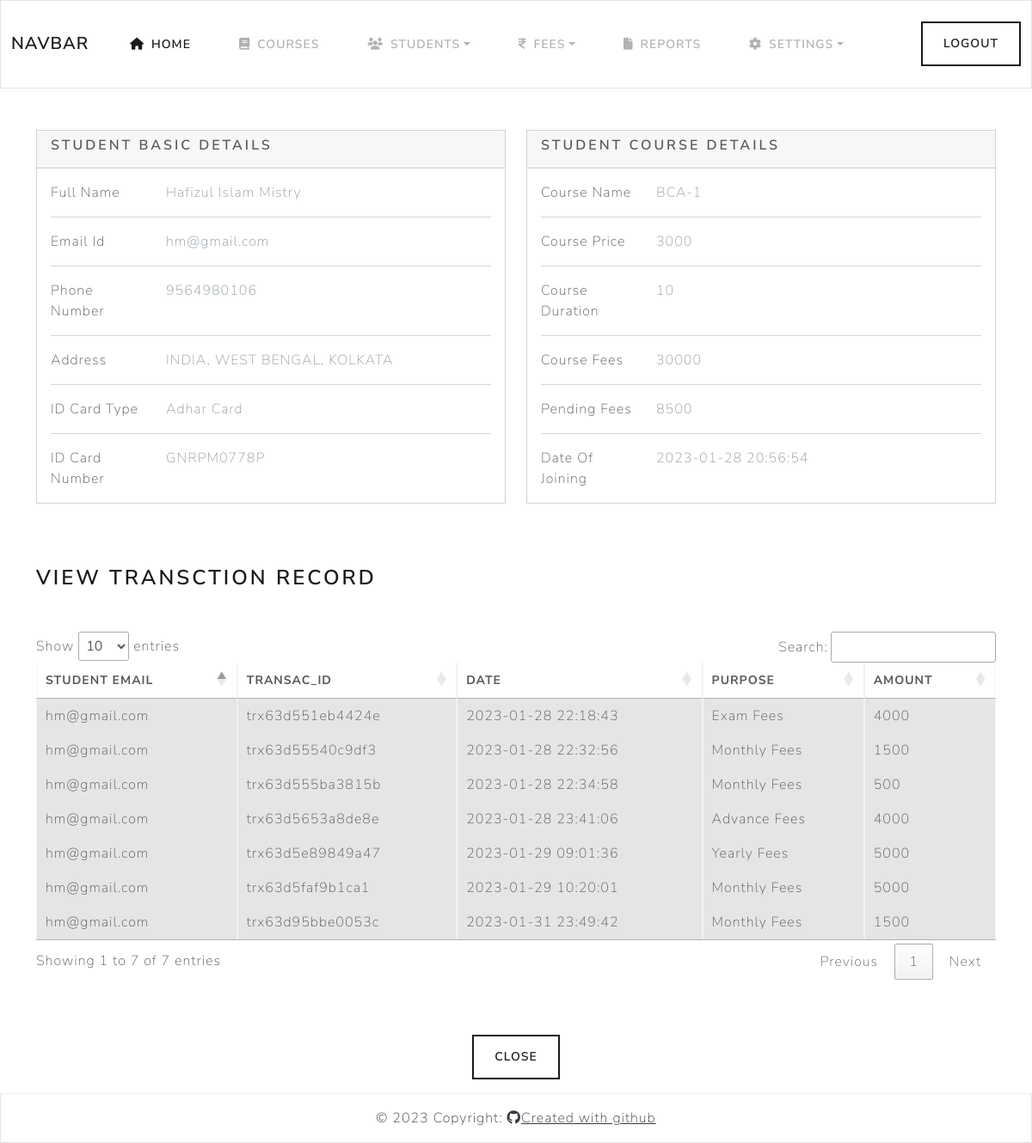
/admin/report_view.php?email=hm@gmail.com (signed in), run on the app's committed database.
### tables this page shows
CREATE TABLE `students` (
  `id` int(250) NOT NULL,
  `student_name` text NOT NULL,
  `student_email` varchar(250) NOT NULL,
  `student_phone` varchar(250) NOT NULL,
  `student_address` text NOT NULL,
  `student_identity` varchar(250) NOT NULL,
  `student_identity_number` varchar(250) NOT NULL,
  `student_course` varchar(250) NOT NULL,
  `student_course_price` int(250) NOT NULL,
  `course_duration` int(250) NOT NULL,
  `total_fees` int(250) NOT NULL,
  `pending_fees` int(250) NOT NULL,
  `date` datetime NOT NULL DEFAULT current_timestamp()
);

CREATE TABLE `transactions` (
  `id` int(250) NOT NULL,
  `trans_id` varchar(250) NOT NULL,
  `student_name` varchar(250) NOT NULL,
  `student_email` varchar(250) NOT NULL,
  `fees` int(250) NOT NULL,
  `fees_remark` varchar(250) NOT NULL,
  `date` datetime NOT NULL DEFAULT current_timestamp()
);

### admin/report_view.php (the view, shortened to what this page needs)
<?php
  include'header.php';
?>
<?php
  $email = $_GET['email'];
  $selectQuery = mysqli_query($conn, "SELECT * FROM `students` WHERE student_email = '$email'");
  $result = mysqli_fetch_assoc($selectQuery);
?>
<section>
  <div class="container py-5">
    <div class="row">
      <div class="col-lg-6">
        <div class="card mb-4">
          <div class="card-header">
            <h5>Student Basic Details</h5>
          </div>
          <div class="card-body">
            <div class="row">
              <div class="col-sm-3">
                <p class="mb-0">Full Name</p>
              </div>
              <div class="col-sm-9">
                <p class="text-muted mb-0"><?php echo $result['student_name']; ?></p>
              </div>
            </div>
            <hr>
            <div class="row">
              <div class="col-sm-3">
                <p class="mb-0">Email Id</p>
              </div>
              <div class="col-sm-9">
                <p class="text-muted mb-0"><?php echo $result['student_email']; ?></p>
              </div>
            </div>
            <hr>
            <div class="row">
              <div class="col-sm-3">
                <p class="mb-0">Phone Number</p>
              </div>
              <div class="col-sm-9">
                <p class="text-muted mb-0"><?php echo $result['student_phone']; ?></p>
              </div>
            </div>
            <hr>
            <div class="row">
              <div class="col-sm-3">
                <p class="mb-0">Address</p>
              </div>
              <div class="col-sm-9">
                <p class="text-muted mb-0"><?php echo $result['student_address']; ?></p>
              </div>
            </div>
            <hr>
            <div class="row">
              <div class="col-sm-3">
                <p class="mb-0">ID Card Type</p>
              </div>
              <div class="col-sm-9">
                <p class="text-muted mb-0"><?php echo $result['student_identity']; ?></p>
              </div>
            </div>
            <hr>
            <div class="row">
              <div class="col-sm-3">
                <p class="mb-0">ID Card Number</p>
              </div>
              <div class="col-sm-9">
                <p class="text-muted mb-0"><?php echo $result['student_identity_number']; ?></p>
              </div>
            </div>
          </div>
        </div>
      </div>
      <div class="col-lg-6">
        <div class="card mb-4">
          <div class="card-header">
            <h5>Student Course Details</h5>
          </div>
          <div class="card-body">
            <div class="row">
              <div class="col-sm-3">
                <p class="mb-0">Course Name</p>
              </div>
              <div class="col-sm-9">
                <p class="text-muted mb-0"><?php echo $result['student_course']; ?></p>
              </div>
            </div>
            <hr>
            <div class="row">
              <div class="col-sm-3">
                <p class="mb-0">Course Price</p>
              </div>
              <div class="col-sm-9">
                <p class="text-muted mb-0"><?php echo $result['student_course_price']; ?></p>
              </div>
            </div>
            <hr>
            <div class="row">
              <div class="col-sm-3">
                <p class="mb-0">Course Duration</p>
              </div>
              <div class="col-sm-9">
                <p class="text-muted mb-0"><?php echo $result['course_duration']; ?></p>
              </div>
            </div>
            <hr>
            <div class="row">
              <div class="col-sm-3">
                <p class="mb-0">Course Fees</p>
              </div>
              <div class="col-sm-9">
                <p class="text-muted mb-0"><?php echo $result['total_fees']; ?></p>
              </div>
            </div>
            <hr>
            <div class="row">
              <div class="col-sm-3">
                <p class="mb-0">Pending Fees</p>
              </div>
              <div class="col-sm-9">
                <p class="text-muted mb-0"><?php echo $result['pending_fees']; ?></p>
              </div>
            </div>
            <hr>
            <div class="row">
              <div class="col-sm-3">
                <p class="mb-0">Date Of Joining</p>
              </div>
              <div class="col-sm-9">
                <p class="text-muted mb-0"><?php echo $result['date']; ?></p>
              </div>
            </div>
          </div>
        </div>
      </div>
    </div>
  </div>
</section>
<div class="container">
    <div class="page-title">
            <h3>View Transction Record
            </h3>
        </div>
    <div class="table-responsive my-5">
      <table class="table table-bordered table-hover">
        <thead class="mt-3">
          <tr>
            <th scope="col">STUDENT EMAIL</th>
            <th scope="col">Transac_ID</th>
            <th scope="col">Date</th>
            <th scope="col">Purpose</th>
            <th scope="col">Amount</th>
          </tr>
        </thead>
        <tbody>
          <?php
            $email = $_GET['email'];
            $selectQuery = mysqli_query($conn, "SELECT * FROM `transactions` WHERE student_email='$email'");
            while ($result = mysqli_fetch_assoc($selectQuery)) {
              ?>
                <tr class="table-active">
                  <td><?php echo($result['student_email']); ?></td>
                  <td><?php echo($result['trans_id']); ?></td>
                  <td><?php echo($result['date']); ?></td>
                  <td><?php echo($result['fees_remark']); ?></td>
                  <td><?php echo($result['fees']); ?></td>
                </tr>
              <?php
            }
          ?>
        </tbody>
      </table>
    </div>
  </div>
<div class="text-center my-3">
      <a href="./students.php" class="btn btn-outline-primary">Close</a>
    </div>
<?php
  include'footer.php';
?>

### data on the page
students: student_name "Hafizul Islam Mistry", student_email "hm@gmail.com", student_phone "9564980106", student_address "INDIA, WEST BENGAL, KOLKATA", student_identity "Adhar Card", student_identity_number "GNRPM0778P", student_course "BCA-1", student_course_price "3000", course_duration "10", total_fees "30000", pending_fees "8500", date "2023-01-28 20:56:54"
transactions: student_email "hm@gmail.com", trans "trx63d551eb4424e", date "2023-01-28 22:18:43", fees_remark "Exam Fees", fees "4000"
transactions: student_email "hm@gmail.com", trans "trx63d55540c9df3", date "2023-01-28 22:32:56", fees_remark "Monthly Fees", fees "1500"
transactions: student_email "hm@gmail.com", trans "trx63d555ba3815b", date "2023-01-28 22:34:58", fees_remark "Monthly Fees", fees "500"
transactions: student_email "hm@gmail.com", trans "trx63d5653a8de8e", date "2023-01-28 23:41:06", fees_remark "Advance Fees", fees "4000"
transactions: student_email "hm@gmail.com", trans "trx63d5e89849a47", date "2023-01-29 09:01:36", fees_remark "Yearly Fees", fees "5000"
transactions: student_email "hm@gmail.com", trans "trx63d5faf9b1ca1", date "2023-01-29 10:20:01", fees_remark "Monthly Fees", fees "5000"
transactions: student_email "hm@gmail.com", trans "trx63d95bbe0053c", date "2023-01-31 23:49:42", fees_remark "Monthly Fees", fees "1500"
